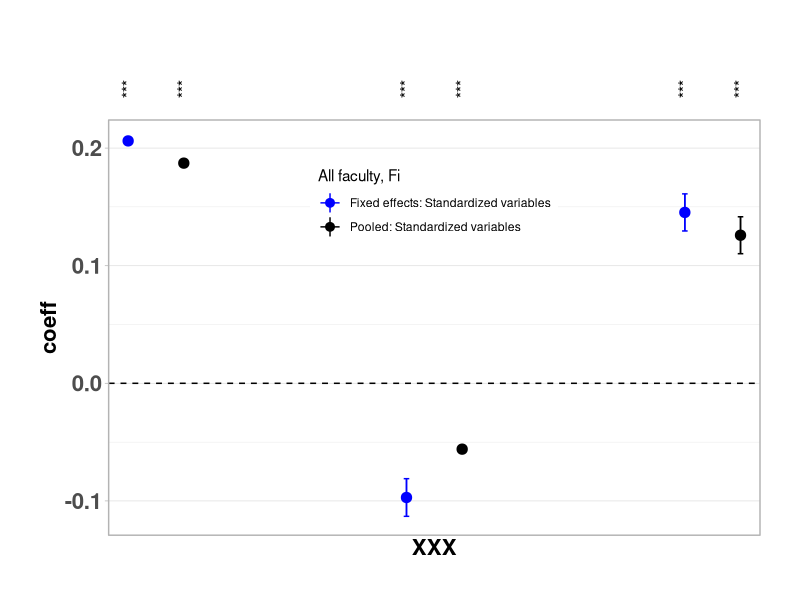

R code for this plot:
### Plot figure 6B
library(ggplot2)
library(grid)

coeffAllNoFE <- c(0.1872, -0.0560, 0.1259)
sdAllNoFE <- c(0.0016, 0.0018, 0.0157)

coeffAllFE <- c(0.2061, -0.0971, 0.1453)
sdAllFE <- c(0.00173, 0.01601, 0.01578)

coeffAll <- c(coeffAllFE, coeffAllNoFE)
sdAll <- c(sdAllFE, sdAllNoFE)

df <- data.frame(
    x = c(c(4, 14, 24), c(6, 16, 26)),
    coeff = coeffAll,
    group = factor(c(1, 1, 1, 0, 0 ,0), levels=c(0, 1)),
    color = factor(c("blue", "blue", "blue", "black", "black", "black"), levels=c("blue", "black")),
    upper = coeffAll + sdAll,
    lower = coeffAll - sdAll
)

plotA <- ggplot(df)

# Pointranges
plotA <- plotA + geom_pointrange(aes(x=x, y=coeff, ymin = lower, ymax = upper, group=group, colour=color), fatten = 5)
plotA <- plotA +
    geom_errorbar(aes(x=x, ymin = lower, ymax = upper, group=group, colour=color), width = 0.2) +
    geom_hline(yintercept=0, linetype=2) 

# Axis Label
# plotA <- plotA + xlab("") + ylab("Regression Coefficients")

# Labels
x_breaks <- c("5.0", "15.0", "25.0")
x_labs <- c("Coauthors",
            "Author age",
            "Cross-disc."
)
plotA <- plotA + scale_x_discrete(name="XXX", breaks=x_breaks, labels=x_labs)

plotA

# Themes
plotA <- plotA + theme_light() +
    theme(axis.text.x = element_text(size=16, face="bold",family="serif" ),
          axis.text.y = element_text(size=16, face="bold" ),
          axis.title = element_text(size=16, face="bold" ),
          plot.margin = unit(c(6,2,2,2), "lines") ) 

# Annotation: Significant level
tg <- textGrob("***", rot = 90)
plotA <- plotA + 
    annotation_custom(grob = tg,  xmin = 4, xmax = 4, ymin = 0.25, ymax = 0.25) +
    annotation_custom(grob = tg,  xmin = 6, xmax = 6, ymin = 0.25, ymax = 0.25) +
    annotation_custom(grob = tg,  xmin = 14, xmax = 14, ymin = 0.25, ymax = 0.25) + 
    annotation_custom(grob = tg,  xmin = 16, xmax = 16, ymin = 0.25, ymax = 0.25) +
    annotation_custom(grob = tg,  xmin = 24, xmax = 24, ymin = 0.25, ymax = 0.25) + 
    annotation_custom(grob = tg,  xmin = 26, xmax = 26, ymin = 0.25, ymax = 0.25)

# Legend
plotA <- plotA + theme(legend.position=c(.5, .8))


plotA <- plotA + scale_color_manual(values=c("blue", "black"),
                                    name="All faculty, Fi",
                                    breaks=c("blue", "black"),
                                    labels=c("Fixed effects: Standardized variables", 
                                             "Pooled: Standardized variables"))

gt <- ggplot_gtable(ggplot_build(plotA))
gt$layout$clip[gt$layout$name=="panel"] <- "off"
grid.draw(gt)

